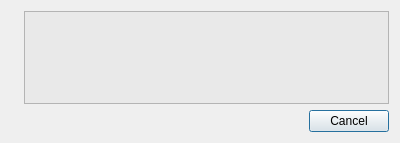
<?xml version="1.0" encoding="UTF-8"?>
<ui version="4.0">
 <class>DlgMsg</class>
 <widget class="QDialog" name="DlgMsg">
  <property name="geometry">
   <rect>
    <x>0</x>
    <y>0</y>
    <width>400</width>
    <height>143</height>
   </rect>
  </property>
  <property name="windowTitle">
   <string>Dialog</string>
  </property>
  <layout class="QVBoxLayout" name="verticalLayout">
   <item>
    <layout class="QFormLayout" name="formLayout_2">
     <item row="0" column="0">
      <widget class="QLabel" name="lblIcon">
       <property name="text">
        <string/>
       </property>
      </widget>
     </item>
     <item row="0" column="1">
      <layout class="QVBoxLayout" name="verticalLayout_2">
       <item>
        <widget class="QPlainTextEdit" name="txtText">
         <property name="styleSheet">
          <string notr="true">background-color: rgb(233, 233, 233);
border-color: rgb(233, 233, 233);</string>
         </property>
         <property name="readOnly">
          <bool>true</bool>
         </property>
         <property name="backgroundVisible">
          <bool>false</bool>
         </property>
        </widget>
       </item>
      </layout>
     </item>
    </layout>
   </item>
   <item>
    <widget class="QDialogButtonBox" name="buttonBox">
     <property name="orientation">
      <enum>Qt::Horizontal</enum>
     </property>
     <property name="standardButtons">
      <set>QDialogButtonBox::Cancel</set>
     </property>
    </widget>
   </item>
  </layout>
 </widget>
 <resources/>
 <connections>
  <connection>
   <sender>buttonBox</sender>
   <signal>accepted()</signal>
   <receiver>DlgMsg</receiver>
   <slot>accept()</slot>
   <hints>
    <hint type="sourcelabel">
     <x>248</x>
     <y>254</y>
    </hint>
    <hint type="destinationlabel">
     <x>157</x>
     <y>274</y>
    </hint>
   </hints>
  </connection>
  <connection>
   <sender>buttonBox</sender>
   <signal>rejected()</signal>
   <receiver>DlgMsg</receiver>
   <slot>reject()</slot>
   <hints>
    <hint type="sourcelabel">
     <x>316</x>
     <y>260</y>
    </hint>
    <hint type="destinationlabel">
     <x>286</x>
     <y>274</y>
    </hint>
   </hints>
  </connection>
 </connections>
</ui>
